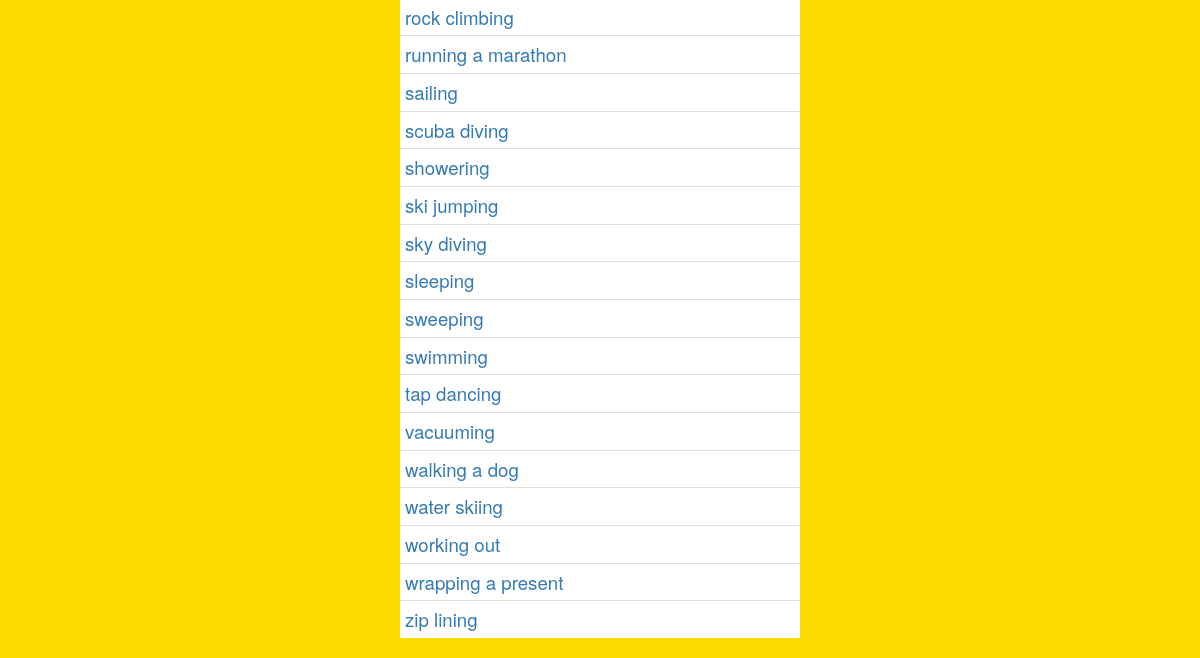
The app's page /activity/list (lower part), older data.
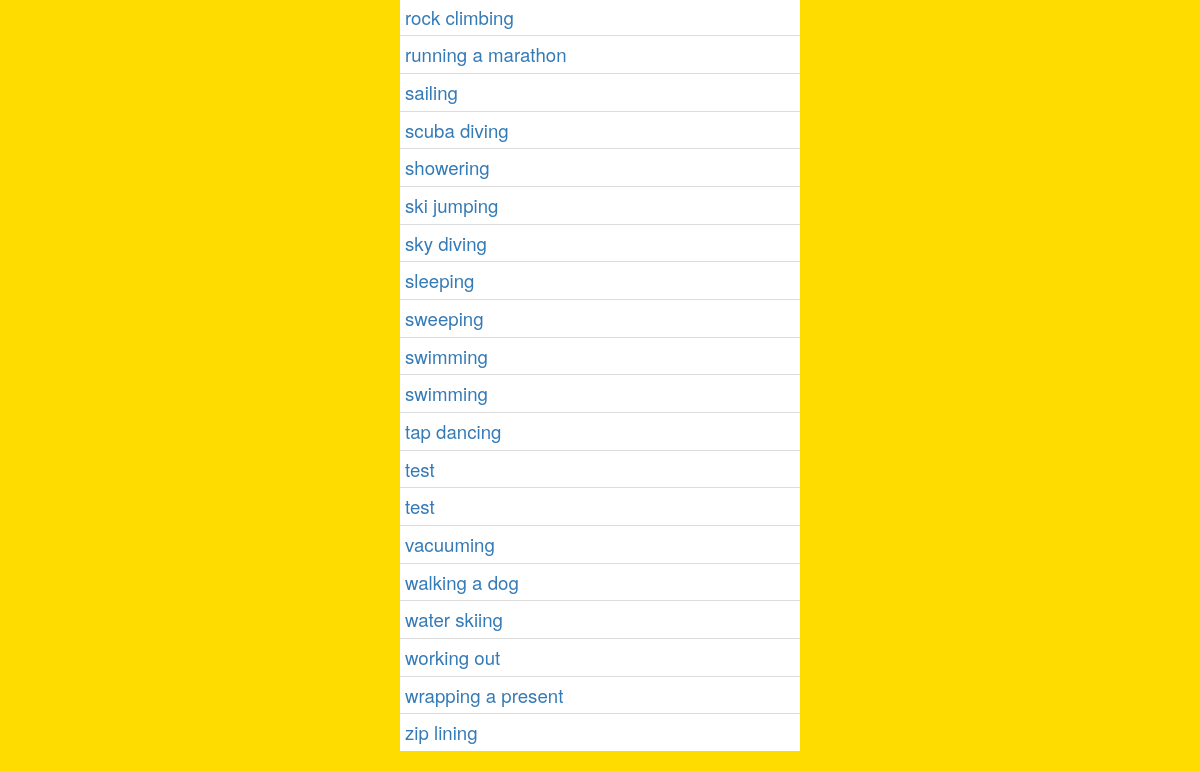
The same page, newer data.
### tables this page shows
CREATE TABLE Activity (
    Id INTEGER PRIMARY KEY,
    Name TEXT
);

### models/activity.php (called while the page is built, shortened)
<?php
class Activity {
    public function __construct($act, $attrs = array()) {
        $this->name = $act;
    }
    public static function getAll() {
        $dbh = getDbConnection();
        $activities = array();
        $stmt = $dbh->prepare("SELECT Id, Name FROM Activity ORDER BY Name ASC");
        $stmt->execute();
        while($row = $stmt->fetch()) {
            $act = new Activity($row['Name']);
            $act->id = $row['Id'];
            $activities[] = $act;
        }
        return $activities;
    }
}

### models/db.php (called while the page is built)
<?php
function getDbConnection() {
    $dir = 'sqlite:5things.db3';
    $dbh  = new PDO($dir) or die("cannot open the database");
    $dbh->setAttribute(PDO::ATTR_ERRMODE, PDO::ERRMODE_EXCEPTION);
    $dbh->setAttribute(PDO::ATTR_EMULATE_PREPARES, false);
    return $dbh;
}

### views/activity_list.php (the view, shortened to what this page needs)
<?php
$activities = Activity::getAll();
include_once("html_head.php");
?>
<table class="table table-condensed" id="activity-list">
    <?php foreach ($activities as $activity): ?>
        <tr>
            <td class="ft-filterable"><a href="edit?id=<?php echo $activity->id; ?>"><?php echo $activity->name; ?></a></td>
        </tr>
    <?php endforeach; ?>
</table>
</body>
</html>

Row changes from the older to the newer data that the page shows:
added activity: Name "swimming"
added activity: Name "test"
added activity: Name "test"
